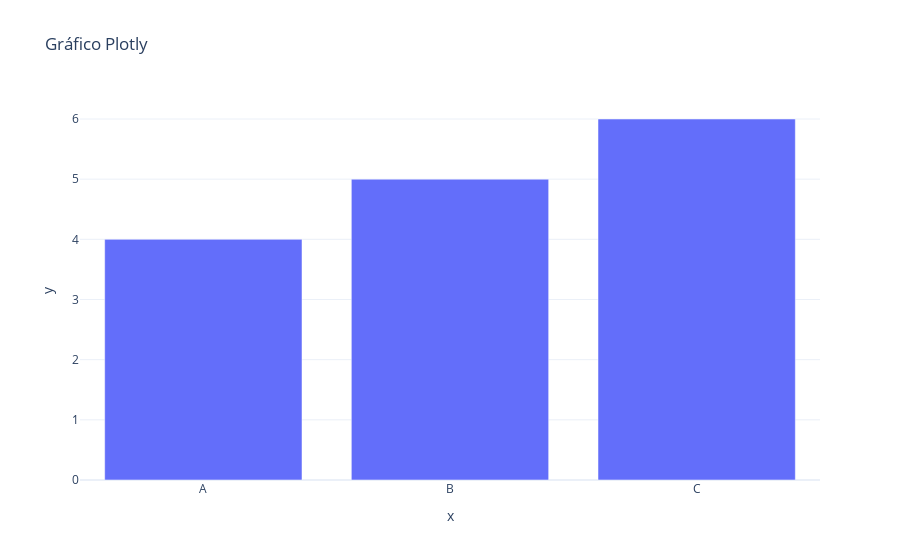

The code cell stored with this chart in its notebook:
### Markdown cell above
#### Q1.
Realize todos os imports necessários para executar as três bibliotecas de visualização que conhecemos:
* Matplotlib (lembre-se do comando mágico)
* Seaborn
* Plotly

Para cada uma delas, altere o tema padrão de visualização.

### Code cell
import matplotlib.pyplot as plt
import seaborn as sns
import plotly.io as pio
import plotly.express as px

# matplotlib
plt.style.use('ggplot')  

# seaborn
sns.set_theme(style="whitegrid") 

# plotly
pio.templates.default = "plotly_white"  
plt.plot([1, 2, 3], [4, 5, 6])
plt.title("Gráfico Matplotlib")
plt.show()

sns.barplot(x=['A', 'B', 'C'], y=[4, 5, 6])
plt.title("Gráfico Seaborn")
plt.show()
fig = px.bar(x=['A', 'B', 'C'], y=[4, 5, 6], title="Gráfico Plotly")
fig.show()

### Figure 1 — Plotly figure (JSON) as saved in the notebook; plotly's stock layout.template omitted (floating-point values rounded to 4 significant figures)
{"data": [{"alignmentgroup": "True", "hovertemplate": "x=%{x}<br>y=%{y}<extra></extra>", "legendgroup": "", "marker": {"color": "#636efa", "pattern": {"shape": ""}}, "name": "", "offsetgroup": "", "orientation": "v", "showlegend": false, "textposition": "auto", "type": "bar", "x": ["A", "B", "C"], "xaxis": "x", "y": [4, 5, 6], "yaxis": "y"}], "layout": {"barmode": "relative", "legend": {"tracegroupgap": 0}, "title": {"text": "Gráfico Plotly"}, "xaxis": {"anchor": "y", "domain": [0, 1], "title": {"text": "x"}}, "yaxis": {"anchor": "x", "domain": [0, 1], "title": {"text": "y"}}}}
